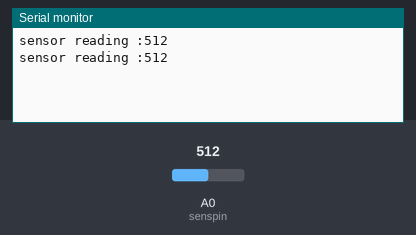
The sketch below on a simulated Arduino Uno, built with avr-gcc and run on an emulated ATmega328P. On the bench: the last lines printed to the serial monitor. The test bench sets the inputs (shaded band); at power-on: A0 (senspin) = 512.

Above: at 1.8 s.
1.9 s: A0 (senspin) set to 716
At 2.4 s:
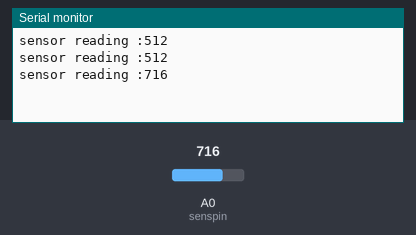
3.4 s: A0 (senspin) set to 900
At 4.8 s:
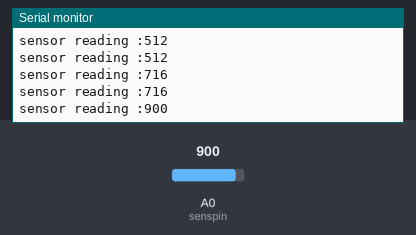
Timing chart, 0 to 6.4 s (numbered marks = the images above; inputs shaded):
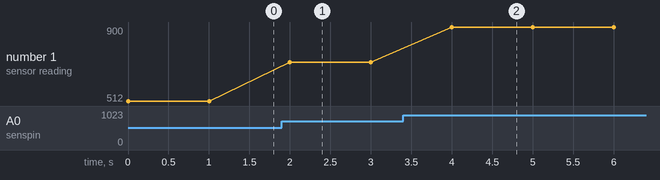

Measured:
- after the input at 1.9 s, the serial monitor: prints a new line after 0.10 s (image 1)
- after the input at 3.4 s, the serial monitor: prints a new line after 0.60 s (image 2)
- plotted number 1: 512 → 716 after the input at 1.9 s, 716 → 900 after the input at 3.4 s

The sketch:

ex8_Light__Sensor__2.ino
```cpp
// 8 Light _Sensor _2
const int  senspin = A0;
int sensread;
void setup() {
  // put your setup code here, to run once:
Serial.begin(9600);
}

void loop() {
  // put your main code here, to run repeatedly:
sensread = analogRead(senspin);
Serial.print("sensor reading :");
Serial.println(sensread);
delay(1000);
}
```
